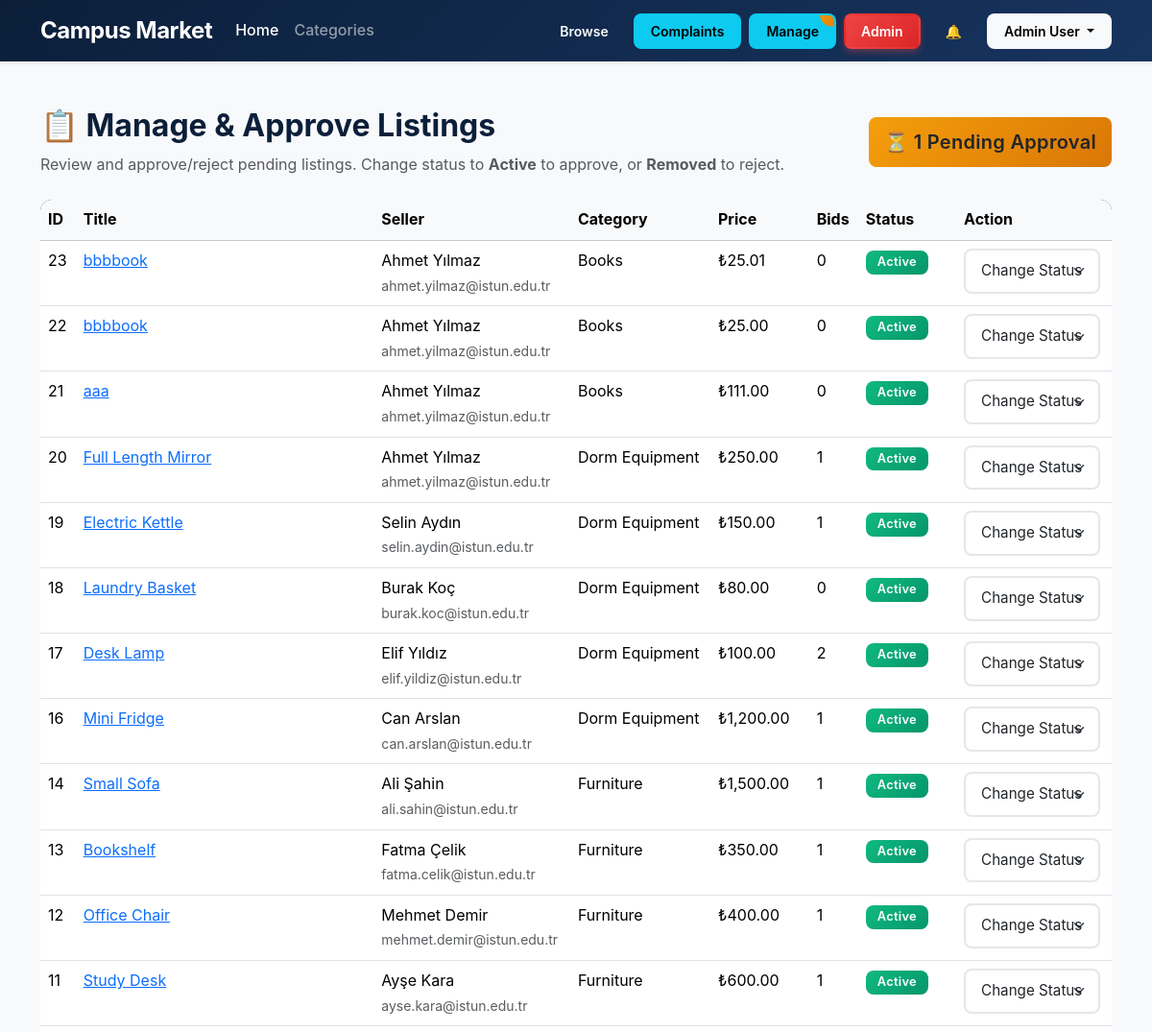
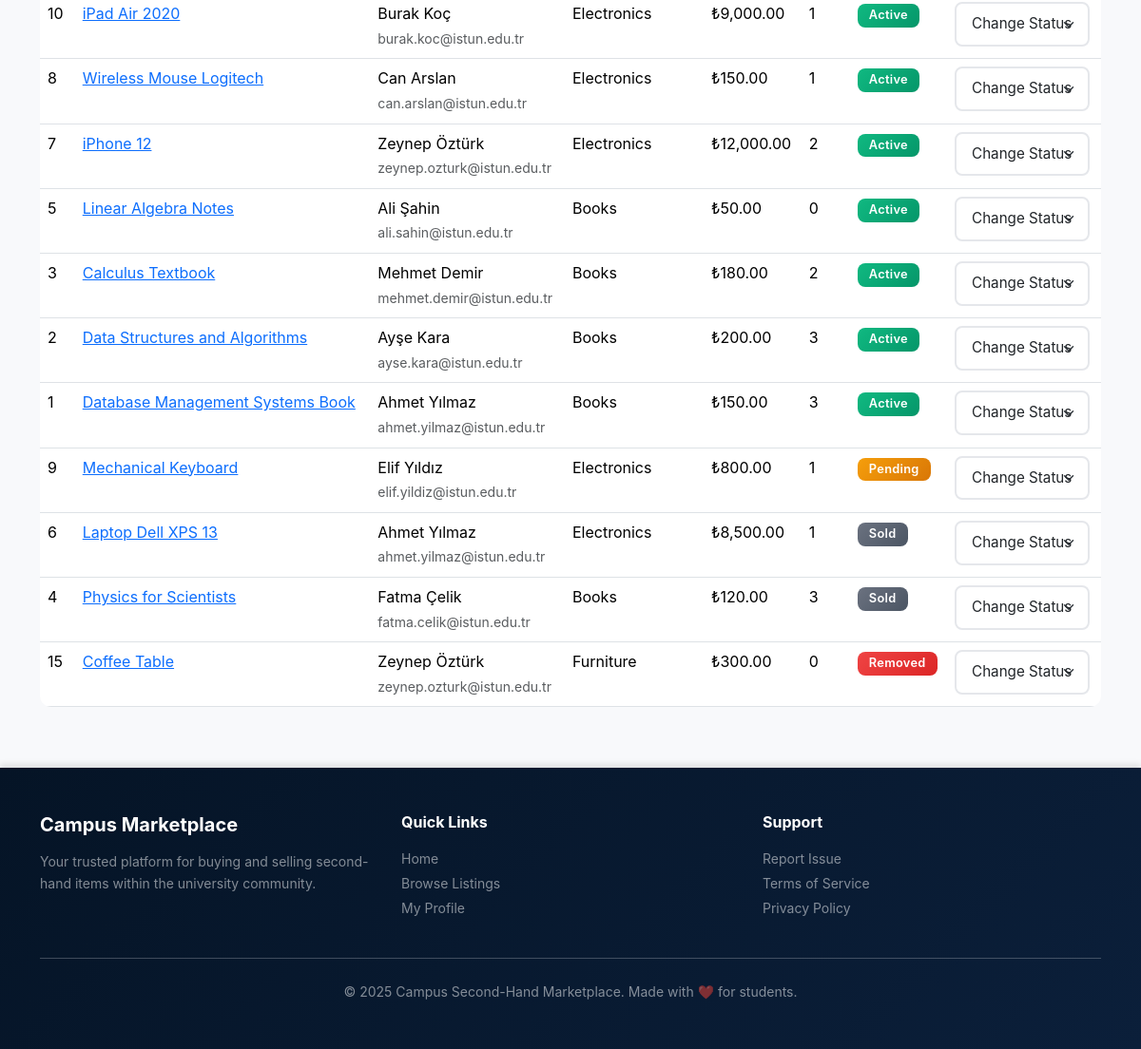
Page /pages/moderator/manage-listings.php (signed in) on the committed database (2 pictures, top to bottom).
### tables this page shows
CREATE TABLE `Product_Listing` (
  `ListingID` int NOT NULL AUTO_INCREMENT,
  `Title` varchar(200) NOT NULL,
  `Description` text,
  `Price` decimal(10,2) NOT NULL,
  `Status` varchar(20) NOT NULL DEFAULT 'Active',
  `SellerID` int NOT NULL,
  `CategoryID` int NOT NULL,
  PRIMARY KEY (`ListingID`),
  KEY `fk_listing_seller` (`SellerID`),
  KEY `fk_listing_category` (`CategoryID`),
  CONSTRAINT `fk_listing_category` FOREIGN KEY (`CategoryID`) REFERENCES `Category` (`CategoryID`) ON DELETE RESTRICT ON UPDATE CASCADE,
  CONSTRAINT `fk_listing_seller` FOREIGN KEY (`SellerID`) REFERENCES `User` (`UserID`) ON DELETE RESTRICT ON UPDATE CASCADE,
  CONSTRAINT `chk_listing_status` CHECK ((`Status` in (_utf8mb4'Active',_utf8mb4'Sold',_utf8mb4'Pending',_utf8mb4'Removed')))
);

CREATE TABLE `User` (
  `UserID` int NOT NULL AUTO_INCREMENT,
  `Name` varchar(100) NOT NULL,
  `Email` varchar(100) NOT NULL,
  `Password` varchar(255) NOT NULL,
  `Phone` varchar(20) DEFAULT NULL,
  `RoleID` int NOT NULL,
  PRIMARY KEY (`UserID`),
  UNIQUE KEY `Email` (`Email`),
  KEY `fk_user_role` (`RoleID`),
  CONSTRAINT `fk_user_role` FOREIGN KEY (`RoleID`) REFERENCES `Role` (`RoleID`) ON DELETE RESTRICT ON UPDATE CASCADE
);

CREATE TABLE `Category` (
  `CategoryID` int NOT NULL AUTO_INCREMENT,
  `CategoryName` varchar(50) NOT NULL UNIQUE,
  PRIMARY KEY (`CategoryID`)
);

### pages/moderator/manage-listings.php (the view, shortened to what this page needs)
<?php
require_once __DIR__ . '/../../config/db.php';
$listings = [];
try {
    $pendingCountSql = "SELECT COUNT(*) FROM Product_Listing WHERE Status = 'Pending'";
    $pendingCount = (int)$pdo->query($pendingCountSql)->fetchColumn();
    $listingsSql = <<<SQL
    SELECT
        PL.ListingID,
        PL.Title,
        PL.Price,
        PL.Status,
        C.CategoryName,
        U.Name AS SellerName,
        U.Email AS SellerEmail,
        COUNT(B.BidID) AS BidCount
    FROM Product_Listing PL
    INNER JOIN Category C ON C.CategoryID = PL.CategoryID
    INNER JOIN User U ON U.UserID = PL.SellerID
    LEFT JOIN Bid B ON B.ListingID = PL.ListingID
    GROUP BY PL.ListingID
    ORDER BY
        FIELD(PL.Status, 'Active', 'Pending', 'Sold', 'Removed'),
        PL.ListingID DESC;
    SQL;
    $listingsStmt = $pdo->query($listingsSql);
    $listings = $listingsStmt->fetchAll();
} catch (PDOException $e) {
    $errorMessage = 'Failed to load listings: ' . htmlspecialchars($e->getMessage(), ENT_QUOTES, 'UTF-8');
}
require_once __DIR__ . '/../../includes/header.php';
?>
<main class="container py-5">
    <div class="d-flex justify-content-between align-items-center mb-4">
        <div>
            <h2 class="mb-2">📋 Manage & Approve Listings</h2>
            <p class="text-muted mb-0">
                Review and approve/reject pending listings. Change status to <strong>Active</strong> to approve, or <strong>Removed</strong> to reject.
            </p>
        </div>
        <?php if (isset($pendingCount) && $pendingCount > 0): ?>
            <div class="text-end">
                <span class="badge bg-warning text-dark fs-5 p-3">
                    ⏳ <?= $pendingCount ?> Pending Approval
                </span>
            </div>
        <?php endif; ?>
    </div>
    <?php if (empty($listings)): ?>
        <div class="alert alert-info">No listings found.</div>
    <?php else: ?>
        <div class="table-responsive">
            <table class="table table-hover">
                <thead class="table-light">
                    <tr>
                        <th>ID</th>
                        <th>Title</th>
                        <th>Seller</th>
                        <th>Category</th>
                        <th>Price</th>
                        <th>Bids</th>
                        <th>Status</th>
                        <th>Action</th>
                    </tr>
                </thead>
                <tbody>
                    <?php foreach ($listings as $listing): ?>
                        <tr>
                            <td><?php echo $listing['ListingID']; ?></td>
                            <td>
                                <a href="/campus-marketplace/pages/listing-detail.php?id=<?php echo $listing['ListingID']; ?>" target="_blank">
                                    <?php echo htmlspecialchars($listing['Title'], ENT_QUOTES, 'UTF-8'); ?>
                                </a>
                            </td>
                            <td>
                                <?php echo htmlspecialchars($listing['SellerName'], ENT_QUOTES, 'UTF-8'); ?>
                                <br>
                                <small class="text-muted"><?php echo htmlspecialchars($listing['SellerEmail'], ENT_QUOTES, 'UTF-8'); ?></small>
                            </td>
                            <td><?php echo htmlspecialchars($listing['CategoryName'], ENT_QUOTES, 'UTF-8'); ?></td>
                            <td>₺<?php echo number_format((float)$listing['Price'], 2); ?></td>
                            <td><?php echo $listing['BidCount']; ?></td>
                            <td>
                                <span class="badge bg-<?php
                                    echo match($listing['Status']) {
                                        'Active' => 'success',
                                        'Pending' => 'warning',
                                        'Sold' => 'secondary',
                                        'Removed' => 'danger',
                                        default => 'secondary'
                                    };
                                ?>">
                                    <?php echo htmlspecialchars($listing['Status'], ENT_QUOTES, 'UTF-8'); ?>
                                </span>
                            </td>
                            <td>
                                <form method="post" class="d-inline">
                                    <select name="new_status" class="form-select form-select-sm d-inline w-auto" onchange="this.form.submit()">
                                        <option value="">Change Status</option>
                                    </select>
                                </form>
                            </td>
                        </tr>
                    <?php endforeach; ?>
                </tbody>
            </table>
        </div>
    <?php endif; ?>
</main>
<?php require_once __DIR__ . '/../../includes/footer.php'; ?>

### assets/css/style.css (style rules this page uses)
:root { --navy: #0b1f3a; --navy-light: #17345f; --navy-dark: #051426; --gold: #f2c230; --gold-light: #f9d96f; --gold-dark: #d4a825; --light-bg: #f8f9fb; --white: #ffffff; --text-primary: #111827; --text-secondary: #6b7280; --text-muted: #9ca3af; --success: #10b981; --success-light: #d1fae5; --danger: #ef4444; --danger-light: #fee2e2; --warning: #f59e0b; --warning-light: #fef3c7; --info: #3b82f6; --info-light: #dbeafe; --shadow-sm: 0 1px 2px 0 rgba(0, 0, 0, 0.05); --shadow-md: 0 4px 6px -1px rgba(0, 0, 0, 0.1); --shadow-lg: 0 10px 15px -3px rgba(0, 0, 0, 0.1); --shadow-xl: 0 20px 25px -5px rgba(0, 0, 0, 0.1); --shadow-2xl: 0 25px 50px -12px rgba(0, 0, 0, 0.25); --radius-sm: 0.375rem; --radius-md: 0.5rem; --radius-lg: 0.75rem; --radius-xl: 1rem; --radius-2xl: 1.5rem; --transition-fast: 150ms cubic-bezier(0.4, 0, 0.2, 1); --transition-base: 200ms cubic-bezier(0.4, 0, 0.2, 1); --transition-slow: 300ms cubic-bezier(0.4, 0, 0.2, 1); }
* { box-sizing: border-box; }
body { background-color: var(--light-bg); color: var(--text-primary); font-family: -apple-system, BlinkMacSystemFont, 'Segoe UI', Roboto, 'Helvetica Neue', Arial, sans-serif; line-height: 1.6; min-height: 100vh; }
html { scroll-behavior: smooth; }
h1, h2, h3, h4, h5, h6 { font-weight: 700; line-height: 1.2; color: var(--navy); }
.form-control, .form-select { border: 2px solid #e5e7eb; border-radius: var(--radius-md); padding: 0.625rem 1rem; transition: all var(--transition-base); font-size: 0.95rem; }
.badge { padding: 0.375rem 0.75rem; border-radius: var(--radius-md); font-weight: 600; font-size: 0.8rem; letter-spacing: 0.3px; }
.badge.bg-success { background: linear-gradient(135deg, var(--success) 0%, #059669 100%) !important; }
.badge.bg-danger { background: linear-gradient(135deg, var(--danger) 0%, #dc2626 100%) !important; }
.badge.bg-warning { background: linear-gradient(135deg, var(--warning) 0%, #d97706 100%) !important; }
.badge.bg-secondary { background: linear-gradient(135deg, #6b7280 0%, #4b5563 100%) !important; }
.table { border-radius: var(--radius-lg); overflow: hidden; }
.table thead { background: linear-gradient(135deg, var(--navy) 0%, var(--navy-light) 100%); color: var(--white); }
.table-hover tbody tr { transition: all var(--transition-fast); }

### rows in the picture
product_listing: ListingID "23", Title "bbbbook", SellerID.Name "Ahmet Yılmaz", SellerID.Email "ahmet.yilmaz@istun.edu.tr", CategoryID.CategoryName "Books", Price "25.01", BidCount "0", Status "Active"
product_listing: ListingID "22", Title "bbbbook", SellerID.Name "Ahmet Yılmaz", SellerID.Email "ahmet.yilmaz@istun.edu.tr", CategoryID.CategoryName "Books", Price "25.00", BidCount "0", Status "Active"
product_listing: ListingID "21", Title "aaa", SellerID.Name "Ahmet Yılmaz", SellerID.Email "ahmet.yilmaz@istun.edu.tr", CategoryID.CategoryName "Books", Price "111.00", BidCount "0", Status "Active"
product_listing: ListingID "20", Title "Full Length Mirror", SellerID.Name "Ahmet Yılmaz", SellerID.Email "ahmet.yilmaz@istun.edu.tr", CategoryID.CategoryName "Dorm Equipment", Price "250.00", BidCount "1", Status "Active"
product_listing: ListingID "19", Title "Electric Kettle", SellerID.Name "Selin Aydın", SellerID.Email "selin.aydin@istun.edu.tr", CategoryID.CategoryName "Dorm Equipment", Price "150.00", BidCount "1", Status "Active"
product_listing: ListingID "18", Title "Laundry Basket", SellerID.Name "Burak Koç", SellerID.Email "burak.koc@istun.edu.tr", CategoryID.CategoryName "Dorm Equipment", Price "80.00", BidCount "0", Status "Active"
product_listing: ListingID "17", Title "Desk Lamp", SellerID.Name "Elif Yıldız", SellerID.Email "elif.yildiz@istun.edu.tr", CategoryID.CategoryName "Dorm Equipment", Price "100.00", BidCount "2", Status "Active"
product_listing: ListingID "16", Title "Mini Fridge", SellerID.Name "Can Arslan", SellerID.Email "can.arslan@istun.edu.tr", CategoryID.CategoryName "Dorm Equipment", Price "1,200.00", BidCount "1", Status "Active"
product_listing: ListingID "14", Title "Small Sofa", SellerID.Name "Ali Şahin", SellerID.Email "ali.sahin@istun.edu.tr", CategoryID.CategoryName "Furniture", Price "1,500.00", BidCount "1", Status "Active"
product_listing: ListingID "13", Title "Bookshelf", SellerID.Name "Fatma Çelik", SellerID.Email "fatma.celik@istun.edu.tr", CategoryID.CategoryName "Furniture", Price "350.00", BidCount "1", Status "Active"
product_listing: ListingID "12", Title "Office Chair", SellerID.Name "Mehmet Demir", SellerID.Email "mehmet.demir@istun.edu.tr", CategoryID.CategoryName "Furniture", Price "400.00", BidCount "1", Status "Active"
product_listing: ListingID "11", Title "Study Desk", SellerID.Name "Ayşe Kara", SellerID.Email "ayse.kara@istun.edu.tr", CategoryID.CategoryName "Furniture", Price "600.00", BidCount "1", Status "Active"
product_listing: ListingID "10", Title "iPad Air 2020", SellerID.Name "Burak Koç", SellerID.Email "burak.koc@istun.edu.tr", CategoryID.CategoryName "Electronics", Price "9,000.00", BidCount "1", Status "Active"
product_listing: ListingID "8", Title "Wireless Mouse Logitech", SellerID.Name "Can Arslan", SellerID.Email "can.arslan@istun.edu.tr", CategoryID.CategoryName "Electronics", Price "150.00", BidCount "1", Status "Active"
product_listing: ListingID "7", Title "iPhone 12", SellerID.Name "Zeynep Öztürk", SellerID.Email "zeynep.ozturk@istun.edu.tr", CategoryID.CategoryName "Electronics", Price "12,000.00", BidCount "2", Status "Active"
product_listing: ListingID "5", Title "Linear Algebra Notes", SellerID.Name "Ali Şahin", SellerID.Email "ali.sahin@istun.edu.tr", CategoryID.CategoryName "Books", Price "50.00", BidCount "0", Status "Active"
product_listing: ListingID "3", Title "Calculus Textbook", SellerID.Name "Mehmet Demir", SellerID.Email "mehmet.demir@istun.edu.tr", CategoryID.CategoryName "Books", Price "180.00", BidCount "2", Status "Active"
product_listing: ListingID "2", Title "Data Structures and Algorithms", SellerID.Name "Ayşe Kara", SellerID.Email "ayse.kara@istun.edu.tr", CategoryID.CategoryName "Books", Price "200.00", BidCount "3", Status "Active"
product_listing: ListingID "1", Title "Database Management Systems Book", SellerID.Name "Ahmet Yılmaz", SellerID.Email "ahmet.yilmaz@istun.edu.tr", CategoryID.CategoryName "Books", Price "150.00", BidCount "3", Status "Active"
product_listing: ListingID "9", Title "Mechanical Keyboard", SellerID.Name "Elif Yıldız", SellerID.Email "elif.yildiz@istun.edu.tr", CategoryID.CategoryName "Electronics", Price "800.00", BidCount "1", Status "Pending"
product_listing: ListingID "6", Title "Laptop Dell XPS 13", SellerID.Name "Ahmet Yılmaz", SellerID.Email "ahmet.yilmaz@istun.edu.tr", CategoryID.CategoryName "Electronics", Price "8,500.00", BidCount "1", Status "Sold"
product_listing: ListingID "4", Title "Physics for Scientists", SellerID.Name "Fatma Çelik", SellerID.Email "fatma.celik@istun.edu.tr", CategoryID.CategoryName "Books", Price "120.00", BidCount "3", Status "Sold"
product_listing: ListingID "15", Title "Coffee Table", SellerID.Name "Zeynep Öztürk", SellerID.Email "zeynep.ozturk@istun.edu.tr", CategoryID.CategoryName "Furniture", Price "300.00", BidCount "0", Status "Removed"

### other values in the picture
cleanInput($currentUser ?? 'User') "Admin User"
$pendingCount "1"
